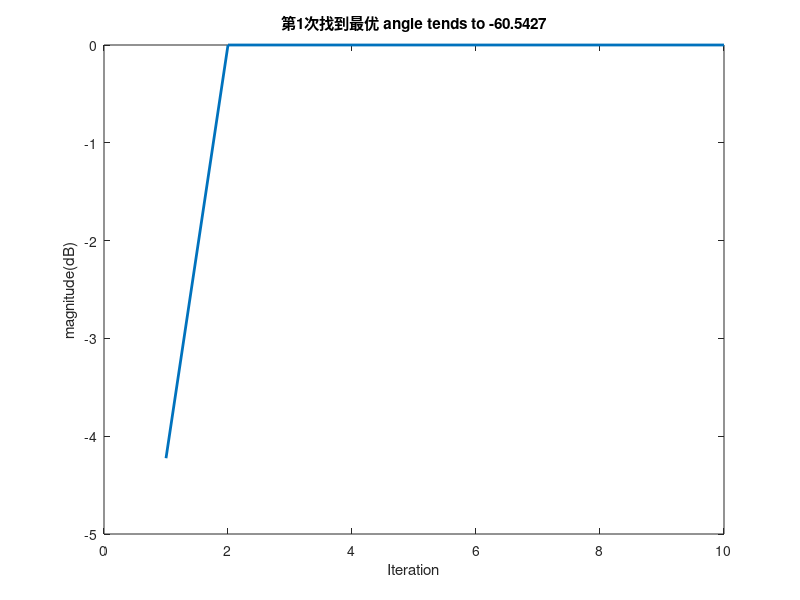
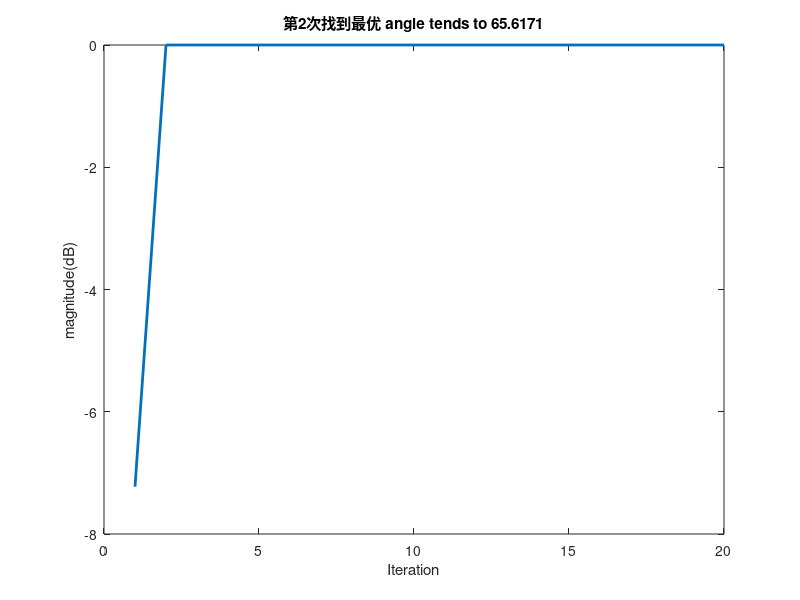
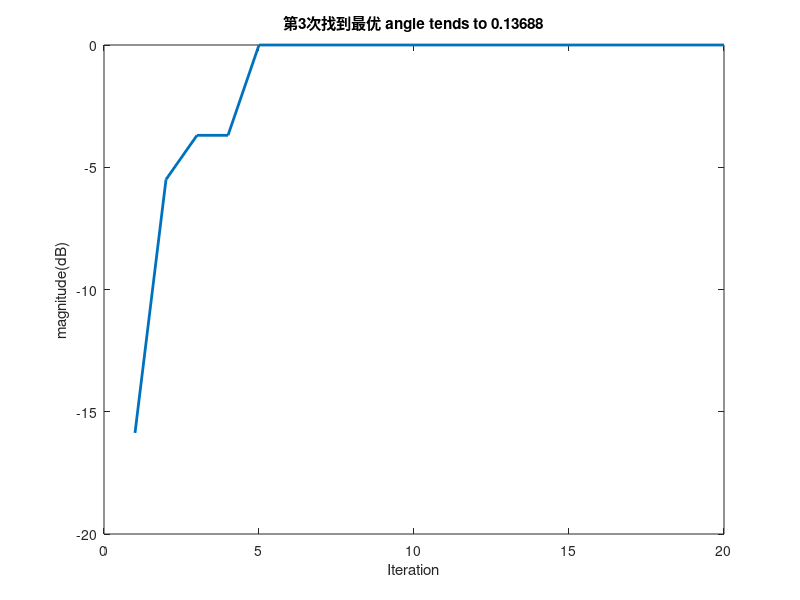
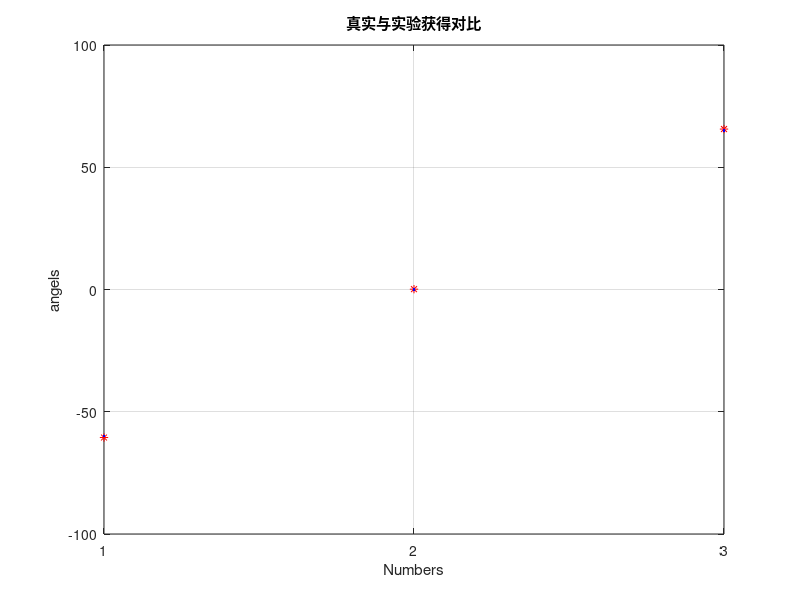

Write MATLAB code to recreate these figures, in order.
%% SA 模拟退火
tic
clear; clc
%% DOA参数
nVar=1;             % Number of Decision Variables
VarSize=[1 nVar];   % Size of Decision Variables Matrix
VarMin=-90;         % Lower Bound of Variables
VarMax= 90;         % Upper Bound of Variables
derad=pi/180;                             %角度->弧度
redeg=180/pi;                             %弧度->角度
twpi=2*pi;
kelm=8;                                   %阵元数(接受信号）
dd=0.5;                                   %阵元间距
d=0:dd:(kelm-1)*dd;
iwave=3;                                  %信源数
theta=[-60  0  65];                  %波达方向测试数据
snr=10;                                   %信噪比
n=200;                                    %采样数

%% 搜索过程
angel = [];                     % 搜索获得的角度
count=0;counta=1;               % count表示得到的局部最优解的个数，counta表示找到的最优个数
BestC = [];                     % 存储找到的所有最优功率和所有最优角度
BestP = [];
while counta <= iwave                   % 信源数即为局部最优解的个数
    count=count+1;
    disp(['--->第',num2str(count),'次尝试寻找最优角度']);

    %% 参数初始化
    narvs = 1; % 变量个数
    T0 = 100;   % 初始温度
    T = T0; % 迭代中温度会发生改变，第一次迭代时温度就是T0
    T_Limited=1e-15;  %迭代温度的下限
    maxgen = 1000;  % 最大迭代次数
    Lk = 100;  % 每个温度下的迭代次数
    alfa = 0.95;  % 温度衰减系数
    x_lb = -90; % x的下界
    x_ub = 90; % x的上界

    %% Function And Init
    A=exp(-1i*twpi*d.'*sin(theta*derad));     %方向向量
    S=randn(iwave,n);                         %信源信号3*200
    X=A*S;                                    %接受信号
    X1=awgn(X,snr,'measured');                %添加噪声
    Rxx=X1*X1'/n;                             %计算协方差矩阵
    InvS=inv(Rxx);                            %求逆
    [EV,D]=eig(Rxx);                          %特征值分解
    EVA=diag(D)';                             %获得对角元素
    [EVA,I]=sort(EVA);                        %特征值从小到大排序、
    EVA=fliplr(EVA);                          %左右翻转，从大到小排序
    EV=fliplr(EV(:,I));                       %对应特征向量排序
    L=iwave;
    En=EV(:,L+1:kelm);                        %得到噪声子空间

    %%  随机生成一个初始解

    x0 = zeros(1,narvs);
    for i = 1: narvs
        x0(i) = x_lb(i) + (x_ub(i)-x_lb(i))*rand(1);       %随机初始值是一个在上下界之间的数
    end

    %% Evaluation
    phim=derad*x0;
    a=exp(-1i*twpi*d*sin(phim)).';
    SP=(a'*a)/(a'*(En*En')*a);
    %SP=abs(SP);
    y0=SP;     %得到当前角度位置的功率值

    %% 定义一些保存中间过程的量，方便输出结果和画图
    max_y = y0;     % 初始化找到的最佳的解对应的函数值为y0
    best_x = x0;
    MAXY = []; % 记录每一次外层循环结束后找到的max_y (方便画图）
    MAXX = []; % 记录每一次外层循环结束后找到的best_x (方便画图）


    %% 模拟退火过程
    for iter = 1 : maxgen  % 外循环, 我这里采用的是指定最大迭代次数
        for i = 1 : Lk  % 内循环，在每个温度下开始迭代
            y = randn(1,narvs);  % 生成1行narvs列的N(0,1)随机数
            z = y / sqrt(sum(y.^2)); % 根据新解的产生规则计算z
            x_new = x0 + z*T; % 根据新解的产生规则计算x_new的值
            % 如果这个新解的位置超出了定义域，就对其进行调整
            for j = 1: narvs
                if x_new(j) < x_lb(j)
                    r = rand(1);
                    x_new(j) = r*x_lb(j)+(1-r)*x0(j);
                elseif x_new(j) > x_ub(j)
                    r = rand(1);
                    x_new(j) = r*x_ub(j)+(1-r)*x0(j);
                end
            end
            x1 = x_new;    % 将调整后的x_new赋值给新解x1

            phim=derad*x1;
            a=exp(-1i*twpi*d*sin(phim)).';
            SP=(a'*a)/(a'*(En*En')*a);
            %SP=abs(SP);
            y1 =SP;  % 计算新解的函数值

            if y1 > y0    % 如果新解函数值大于当前解的函数值
                x0 = x1; % 更新当前解为新解
                y0 = y1;
            else
                p = exp(-(y0 - y1)/T); % 根据Metropolis准则计算一个概率
                if rand(1) < p   % 生成一个随机数和这个概率比较，如果该随机数小于这个概率
                    x0 = x1; % 更新当前解为新解
                    y0 = y1;
                end
            end

            % 判断是否要更新找到的最佳的解
            if y0 > max_y  % 如果当前解更好，则对其进行更新
                max_y = y0;  % 更新最大的y
                best_x = x0;  % 更新找到的最好的x
            end
        end


        MAXY(iter,:) = max_y;  % 保存本轮外循环结束后找到的最大的y
        MAXX(iter,:) = best_x; % 保存本轮外循环结束后找到的最大y对应的x位置
        T = alfa*T;          % 温度下降

        it=iter;             % it即为外循环的当前的迭代次数
        if mod(it,10) == 0    % 每隔10次数打印一次
            disp(['  Iteration ' num2str(it) ': Best Cost = ' num2str(MAXY(it)) ...
                ' Angle = ' num2str(MAXX(it))]);

            % 判断是否连续10个都相差在0.05度范围内,是则跳出，
            % 判断是否陷入局部，超过10次角度接近相似，跳出循环，重新初始化寻找
            if all(abs(MAXX(it-9:it-1)-MAXX(it))<=1)
                break;
            end
        end

    end


    %% 判断寻找到的角度是否重复，如果重复则不存储
    if count == 1
        angel(counta) = MAXX(iter);
    else
        if all(abs(angel-MAXX(iter))>1)   %判断是否找到相似角度，超过2度，不相似可以存储
            angel(counta) = MAXX(iter);
        else
            continue;
        end
    end
    disp([' * 找到', num2str(counta),' 个最优角度']);

    %% 计算功率
    %MAXY
    %abs(MAXY)
    CostRate=abs(MAXY);

    CostRate_Max=max(CostRate);
    CostRate=10*log10(CostRate/CostRate_Max);

    % 绘画出适应度函数值
    figure;
    plot(CostRate,'LineWidth',2);
    title(['第',num2str(counta),'次找到最优',' angle tends to ',num2str(angel(counta))]);
    xlabel('Iteration');
    ylabel('magnitude(dB)');

    % 存储找到的最优功率和最优角度
    BestC=[BestC;CostRate];
    BestP=[BestP;MAXX];

    counta = counta+1;


end

figure; % 真实与实验获得对比
plot(sort(angel),'r*');
hold on
plot(sort(theta),'b.');
title(' 真实与实验获得对比 ');
xlabel('Numbers');
ylabel('angels');
set(gca,'XTick',1:iwave)
grid on;

figure; % 所有寻找到的功率变化
plot(BestC,'LineWidth',2);
title('所有寻找到的功率变化');
xlabel('Iteration');
ylabel('magnitude/(dB)');

figure; % 所有寻找到的角度变化
plot(BestP,'LineWidth',2);
title('所有寻找到的角度变化');
xlabel('Iteration');
ylabel('angle/(度)');
angel